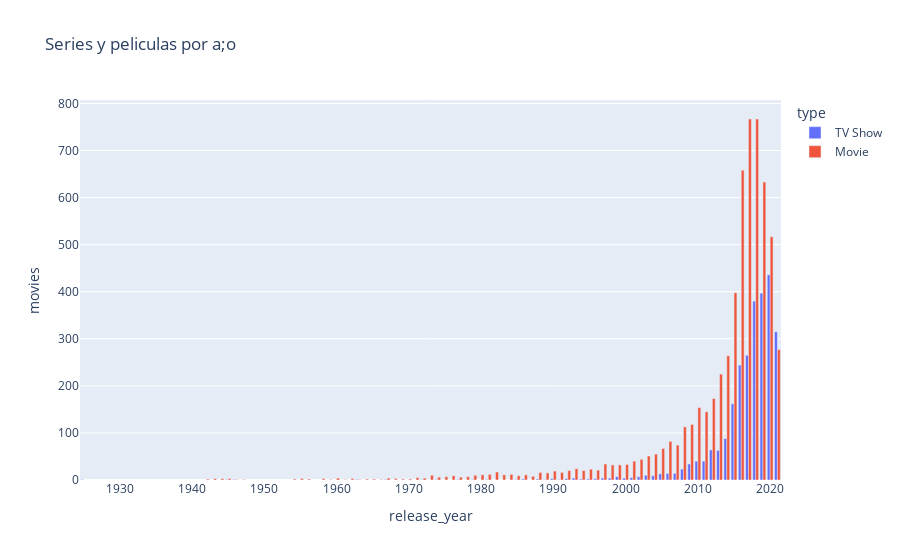

Notebook source saved alongside this figure:
### Code cell
#Se modifica el grafico para que se pongan barras agrupadas una al lado de otras
fig = px.bar(df_movies_year_type, x = "release_year", y="movies", title="Series y peliculas por a;o", color="type", barmode="group")
fig.show()

### Figure 1 — Plotly figure (JSON) as saved in the notebook; plotly's stock layout.template omitted (floating-point values rounded to 4 significant figures)
{"data": [{"alignmentgroup": "True", "hovertemplate": "type=TV Show<br>release_year=%{x}<br>movies=%{y}<extra></extra>", "legendgroup": "TV Show", "marker": {"color": "#636efa", "pattern": {"shape": ""}}, "name": "TV Show", "offsetgroup": "TV Show", "orientation": "v", "showlegend": true, "textposition": "auto", "type": "bar", "x": [1925, 1945, 1946, 1963, 1967, 1972, 1974, 1977, 1979, 1981, 1985, 1986, 1988, 1989, 1990, 1991, 1992, 1993, 1994, 1995, 1996, 1997, 1998, 1999, 2000, 2001, 2002, 2003, 2004, 2005, 2006, 2007, 2008, 2009, 2010, 2011, 2012, 2013, 2014, 2015, 2016, 2017, 2018, 2019, 2020, 2021], "xaxis": "x", "y": [1, 1, 1, 1, 1, 1, 1, 1, 1, 1, 1, 2, 2, 1, 3, 1, 3, 4, 2, 2, 3, 4, 4, 7, 4, 5, 7, 10, 9, 13, 14, 14, 23, 34, 40, 40, 64, 63, 88, 162, 244, 265, 380, 397, 436, 315], "yaxis": "y"}, {"alignmentgroup": "True", "hovertemplate": "type=Movie<br>release_year=%{x}<br>movies=%{y}<extra></extra>", "legendgroup": "Movie", "marker": {"color": "#EF553B", "pattern": {"shape": ""}}, "name": "Movie", "offsetgroup": "Movie", "orientation": "v", "showlegend": true, "textposition": "auto", "type": "bar", "x": [1942, 1943, 1944, 1945, 1946, 1947, 1954, 1955, 1956, 1958, 1959, 1960, 1961, 1962, 1963, 1964, 1965, 1966, 1967, 1968, 1969, 1970, 1971, 1972, 1973, 1974, 1975, 1976, 1977, 1978, 1979, 1980, 1981, 1982, 1983, 1984, 1985, 1986, 1987, 1988, 1989, 1990, 1991, 1992, 1993, 1994, 1995, 1996, 1997, 1998, 1999, 2000, 2001, 2002, 2003, 2004, 2005, 2006, 2007, 2008, 2009, 2010, 2011, 2012, 2013, 2014, 2015, 2016, 2017, 2018, 2019, 2020, 2021], "xaxis": "x", "y": [2, 3, 3, 3, 1, 1, 2, 3, 2, 3, 1, 4, 1, 3, 1, 2, 2, 1, 4, 3, 2, 2, 5, 4, 10, 6, 7, 9, 6, 7, 10, 11, 12, 17, 11, 12, 9, 11, 8, 16, 15, 19, 16, 20, 24, 20, 23, 21, 34, 32, 32, 33, 40, 44, 51, 55, 67, 82, 74, 113, 118, 154, 145, 173, 225, 264, 398, 658, 767, 767, 633, 517, 277], "yaxis": "y"}], "layout": {"barmode": "group", "legend": {"title": {"text": "type"}, "tracegroupgap": 0}, "title": {"text": "Series y peliculas por a;o"}, "xaxis": {"anchor": "y", "domain": [0, 1], "title": {"text": "release_year"}}, "yaxis": {"anchor": "x", "domain": [0, 1], "title": {"text": "movies"}}}}
